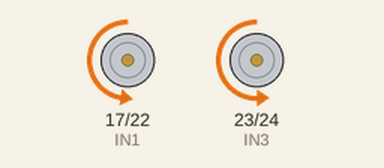
Simulated run of this program. Board: Raspberry Pi (BCM pin numbers). Parts: motor-driver pin pairs drawn as motors (green arrow = first pin HIGH = forward, orange = second pin HIGH = backward, longer = more drive, scaled by the enable pin). At 1.0 s the program stops and its outputs stay as they are.

Above: at 0.1 s.
At 1.1 s:
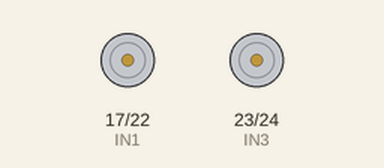
Timing chart, 0 to 2.5 s (numbered marks = the images above):
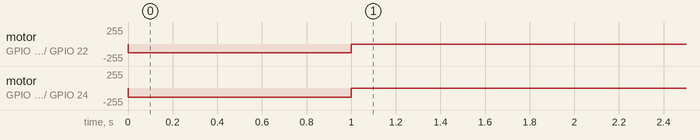

The program:

calibrate_motors.py
```python
#!/usr/bin/python
import RPi.GPIO as GPIO
import time

ENA = 27
IN1 = 17
IN2 = 22
ENB = 18
IN3 = 23
IN4 = 24

GPIO.setmode(GPIO.BCM)
GPIO.setup(ENA, GPIO.OUT)
GPIO.setup(IN1, GPIO.OUT)
GPIO.setup(IN2, GPIO.OUT)
GPIO.setup(ENB, GPIO.OUT)
GPIO.setup(IN3, GPIO.OUT)
GPIO.setup(IN4, GPIO.OUT)

pA = GPIO.PWM(ENA, 100)
pB = GPIO.PWM(ENB, 100)

pA.start(100)
pB.start(100)

# Change the speed of the motor A
pA.ChangeDutyCycle(50)
GPIO.output(IN1, GPIO.LOW)
GPIO.output(IN2, GPIO.HIGH)
# Change the speed of the motor B
pB.ChangeDutyCycle(55)
GPIO.output(IN3, GPIO.LOW)
GPIO.output(IN4, GPIO.HIGH)

time.sleep(1)

pA.stop()
pB.stop()

GPIO.cleanup()
```

Measured:
- by itself, motor on GPIO 17 (IN1) / GPIO 22 (IN2): stopped → backward 128/255 at 0.00 s, → stopped 1.0 s later
- by itself, motor on GPIO 23 (IN3) / GPIO 24 (IN4): stopped → backward 140/255 at 0.00 s, → stopped 1.0 s later
